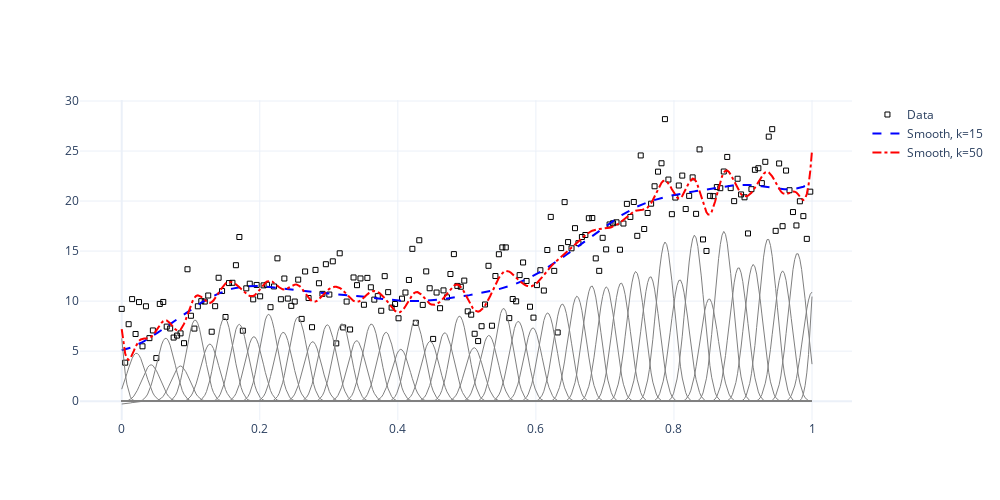

Write notebook code for a chart like this one.
### Markdown cell above
**Plot low and high number of splines**

### Code cell
fig = go.Figure()

fig.add_trace(go.Scatter(x=dfp["x"][::2], y=dfp["y"][::2], mode="markers", marker=dict(size=5, symbol=101, color="black"), name="Data"))
fig.add_trace(go.Scatter(x=dfp["x"], y=dfp["fit_s"], mode="lines", line=dict(width=2, color="blue", dash="dash"), name="Smooth, k=15"))
fig.add_trace(go.Scatter(x=dfp["x"], y=dfp["fit_w"], mode="lines", line=dict(width=2, color="red", dash="dashdot"), name="Smooth, k=50"))

for i in range(M_wiggly.basis.shape[1]):
    fig.add_trace(go.Scatter(x=dfp["x"], y=M_wiggly.basis[:,i]*M_wiggly.coef_[i], mode="lines", line=dict(width=1, color="grey"), showlegend=False))
    
fig.layout.template = "plotly_white"
fig.layout.height = 500
fig.layout.width = 1000
#fig.write_image("img/thesis/smooth_wiggly_plus_basis.pdf", width=1920, height=1020)
fig.show()

### Figure 1 — Plotly figure (JSON) as saved in the notebook; plotly's stock layout.template omitted (floating-point values rounded to 4 significant figures; data arrays with more than 128 entries replaced by an {"elided": "..."} marker saying what was removed)
{"data": [{"marker": {"color": "black", "size": 5, "symbol": 101}, "mode": "markers", "name": "Data", "type": "scatter", "x": {"elided": "200 float values"}, "y": {"elided": "200 float values"}}, {"line": {"color": "blue", "dash": "dash", "width": 2}, "mode": "lines", "name": "Smooth, k=15", "type": "scatter", "x": {"elided": "400 float values"}, "y": {"elided": "400 float values"}}, {"line": {"color": "red", "dash": "dashdot", "width": 2}, "mode": "lines", "name": "Smooth, k=50", "type": "scatter", "x": {"elided": "400 float values"}, "y": {"elided": "400 float values"}}, {"line": {"color": "grey", "width": 1}, "mode": "lines", "showlegend": false, "type": "scatter", "x": {"elided": "400 float values"}, "y": {"elided": "400 float values"}}, {"line": {"color": "grey", "width": 1}, "mode": "lines", "showlegend": false, "type": "scatter", "x": {"elided": "400 float values"}, "y": {"elided": "400 float values"}}, {"line": {"color": "grey", "width": 1}, "mode": "lines", "showlegend": false, "type": "scatter", "x": {"elided": "400 float values"}, "y": {"elided": "400 float values"}}, {"line": {"color": "grey", "width": 1}, "mode": "lines", "showlegend": false, "type": "scatter", "x": {"elided": "400 float values"}, "y": {"elided": "400 float values"}}, {"line": {"color": "grey", "width": 1}, "mode": "lines", "showlegend": false, "type": "scatter", "x": {"elided": "400 float values"}, "y": {"elided": "400 float values"}}, {"line": {"color": "grey", "width": 1}, "mode": "lines", "showlegend": false, "type": "scatter", "x": {"elided": "400 float values"}, "y": {"elided": "400 float values"}}, {"line": {"color": "grey", "width": 1}, "mode": "lines", "showlegend": false, "type": "scatter", "x": {"elided": "400 float values"}, "y": {"elided": "400 float values"}}, {"line": {"color": "grey", "width": 1}, "mode": "lines", "showlegend": false, "type": "scatter", "x": {"elided": "400 float values"}, "y": {"elided": "400 float values"}}, {"line": {"color": "grey", "width": 1}, "mode": "lines", "showlegend": false, "type": "scatter", "x": {"elided": "400 float values"}, "y": {"elided": "400 float values"}}, {"line": {"color": "grey", "width": 1}, "mode": "lines", "showlegend": false, "type": "scatter", "x": {"elided": "400 float values"}, "y": {"elided": "400 float values"}}, {"line": {"color": "grey", "width": 1}, "mode": "lines", "showlegend": false, "type": "scatter", "x": {"elided": "400 float values"}, "y": {"elided": "400 float values"}}, {"line": {"color": "grey", "width": 1}, "mode": "lines", "showlegend": false, "type": "scatter", "x": {"elided": "400 float values"}, "y": {"elided": "400 float values"}}, {"line": {"color": "grey", "width": 1}, "mode": "lines", "showlegend": false, "type": "scatter", "x": {"elided": "400 float values"}, "y": {"elided": "400 float values"}}, {"line": {"color": "grey", "width": 1}, "mode": "lines", "showlegend": false, "type": "scatter", "x": {"elided": "400 float values"}, "y": {"elided": "400 float values"}}, {"line": {"color": "grey", "width": 1}, "mode": "lines", "showlegend": false, "type": "scatter", "x": {"elided": "400 float values"}, "y": {"elided": "400 float values"}}, {"line": {"color": "grey", "width": 1}, "mode": "lines", "showlegend": false, "type": "scatter", "x": {"elided": "400 float values"}, "y": {"elided": "400 float values"}}, {"line": {"color": "grey", "width": 1}, "mode": "lines", "showlegend": false, "type": "scatter", "x": {"elided": "400 float values"}, "y": {"elided": "400 float values"}}, {"line": {"color": "grey", "width": 1}, "mode": "lines", "showlegend": false, "type": "scatter", "x": {"elided": "400 float values"}, "y": {"elided": "400 float values"}}, {"line": {"color": "grey", "width": 1}, "mode": "lines", "showlegend": false, "type": "scatter", "x": {"elided": "400 float values"}, "y": {"elided": "400 float values"}}, {"line": {"color": "grey", "width": 1}, "mode": "lines", "showlegend": false, "type": "scatter", "x": {"elided": "400 float values"}, "y": {"elided": "400 float values"}}, {"line": {"color": "grey", "width": 1}, "mode": "lines", "showlegend": false, "type": "scatter", "x": {"elided": "400 float values"}, "y": {"elided": "400 float values"}}, {"line": {"color": "grey", "width": 1}, "mode": "lines", "showlegend": false, "type": "scatter", "x": {"elided": "400 float values"}, "y": {"elided": "400 float values"}}, {"line": {"color": "grey", "width": 1}, "mode": "lines", "showlegend": false, "type": "scatter", "x": {"elided": "400 float values"}, "y": {"elided": "400 float values"}}, {"line": {"color": "grey", "width": 1}, "mode": "lines", "showlegend": false, "type": "scatter", "x": {"elided": "400 float values"}, "y": {"elided": "400 float values"}}, {"line": {"color": "grey", "width": 1}, "mode": "lines", "showlegend": false, "type": "scatter", "x": {"elided": "400 float values"}, "y": {"elided": "400 float values"}}, {"line": {"color": "grey", "width": 1}, "mode": "lines", "showlegend": false, "type": "scatter", "x": {"elided": "400 float values"}, "y": {"elided": "400 float values"}}, {"line": {"color": "grey", "width": 1}, "mode": "lines", "showlegend": false, "type": "scatter", "x": {"elided": "400 float values"}, "y": {"elided": "400 float values"}}, {"line": {"color": "grey", "width": 1}, "mode": "lines", "showlegend": false, "type": "scatter", "x": {"elided": "400 float values"}, "y": {"elided": "400 float values"}}, {"line": {"color": "grey", "width": 1}, "mode": "lines", "showlegend": false, "type": "scatter", "x": {"elided": "400 float values"}, "y": {"elided": "400 float values"}}, {"line": {"color": "grey", "width": 1}, "mode": "lines", "showlegend": false, "type": "scatter", "x": {"elided": "400 float values"}, "y": {"elided": "400 float values"}}, {"line": {"color": "grey", "width": 1}, "mode": "lines", "showlegend": false, "type": "scatter", "x": {"elided": "400 float values"}, "y": {"elided": "400 float values"}}, {"line": {"color": "grey", "width": 1}, "mode": "lines", "showlegend": false, "type": "scatter", "x": {"elided": "400 float values"}, "y": {"elided": "400 float values"}}, {"line": {"color": "grey", "width": 1}, "mode": "lines", "showlegend": false, "type": "scatter", "x": {"elided": "400 float values"}, "y": {"elided": "400 float values"}}, {"line": {"color": "grey", "width": 1}, "mode": "lines", "showlegend": false, "type": "scatter", "x": {"elided": "400 float values"}, "y": {"elided": "400 float values"}}, {"line": {"color": "grey", "width": 1}, "mode": "lines", "showlegend": false, "type": "scatter", "x": {"elided": "400 float values"}, "y": {"elided": "400 float values"}}, {"line": {"color": "grey", "width": 1}, "mode": "lines", "showlegend": false, "type": "scatter", "x": {"elided": "400 float values"}, "y": {"elided": "400 float values"}}, {"line": {"color": "grey", "width": 1}, "mode": "lines", "showlegend": false, "type": "scatter", "x": {"elided": "400 float values"}, "y": {"elided": "400 float values"}}, {"line": {"color": "grey", "width": 1}, "mode": "lines", "showlegend": false, "type": "scatter", "x": {"elided": "400 float values"}, "y": {"elided": "400 float values"}}, {"line": {"color": "grey", "width": 1}, "mode": "lines", "showlegend": false, "type": "scatter", "x": {"elided": "400 float values"}, "y": {"elided": "400 float values"}}, {"line": {"color": "grey", "width": 1}, "mode": "lines", "showlegend": false, "type": "scatter", "x": {"elided": "400 float values"}, "y": {"elided": "400 float values"}}, {"line": {"color": "grey", "width": 1}, "mode": "lines", "showlegend": false, "type": "scatter", "x": {"elided": "400 float values"}, "y": {"elided": "400 float values"}}, {"line": {"color": "grey", "width": 1}, "mode": "lines", "showlegend": false, "type": "scatter", "x": {"elided": "400 float values"}, "y": {"elided": "400 float values"}}, {"line": {"color": "grey", "width": 1}, "mode": "lines", "showlegend": false, "type": "scatter", "x": {"elided": "400 float values"}, "y": {"elided": "400 float values"}}, {"line": {"color": "grey", "width": 1}, "mode": "lines", "showlegend": false, "type": "scatter", "x": {"elided": "400 float values"}, "y": {"elided": "400 float values"}}, {"line": {"color": "grey", "width": 1}, "mode": "lines", "showlegend": false, "type": "scatter", "x": {"elided": "400 float values"}, "y": {"elided": "400 float values"}}, {"line": {"color": "grey", "width": 1}, "mode": "lines", "showlegend": false, "type": "scatter", "x": {"elided": "400 float values"}, "y": {"elided": "400 float values"}}, {"line": {"color": "grey", "width": 1}, "mode": "lines", "showlegend": false, "type": "scatter", "x": {"elided": "400 float values"}, "y": {"elided": "400 float values"}}, {"line": {"color": "grey", "width": 1}, "mode": "lines", "showlegend": false, "type": "scatter", "x": {"elided": "400 float values"}, "y": {"elided": "400 float values"}}, {"line": {"color": "grey", "width": 1}, "mode": "lines", "showlegend": false, "type": "scatter", "x": {"elided": "400 float values"}, "y": {"elided": "400 float values"}}, {"line": {"color": "grey", "width": 1}, "mode": "lines", "showlegend": false, "type": "scatter", "x": {"elided": "400 float values"}, "y": {"elided": "400 float values"}}], "layout": {"height": 500, "width": 1000, "xaxis": {"autorange": true, "range": [-0.06053, 1.058], "type": "linear"}, "yaxis": {"autorange": true, "range": [-1.883, 30.1], "type": "linear"}}}
